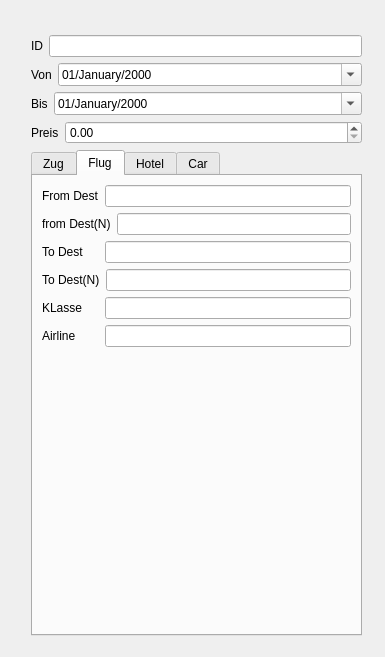
<?xml version="1.0" encoding="UTF-8"?>
<ui version="4.0">
 <class>BuchungsFenster</class>
 <widget class="QWidget" name="BuchungsFenster">
  <property name="geometry">
   <rect>
    <x>0</x>
    <y>0</y>
    <width>385</width>
    <height>657</height>
   </rect>
  </property>
  <property name="windowTitle">
   <string>Form</string>
  </property>
  <widget class="QWidget" name="layoutWidget">
   <property name="geometry">
    <rect>
     <x>31</x>
     <y>35</y>
     <width>331</width>
     <height>601</height>
    </rect>
   </property>
   <layout class="QVBoxLayout" name="verticalLayout_2">
    <item>
     <layout class="QVBoxLayout" name="verticalLayout">
      <item>
       <layout class="QFormLayout" name="formLayout">
        <item row="0" column="0">
         <widget class="QLabel" name="label_10">
          <property name="text">
           <string>ID</string>
          </property>
         </widget>
        </item>
        <item row="0" column="1">
         <widget class="QLineEdit" name="lineEditID"/>
        </item>
       </layout>
      </item>
      <item>
       <layout class="QFormLayout" name="formLayout_3">
        <item row="0" column="0">
         <widget class="QLabel" name="label_6">
          <property name="text">
           <string>Von</string>
          </property>
         </widget>
        </item>
        <item row="0" column="1">
         <widget class="QDateEdit" name="dateEditVon">
          <property name="displayFormat">
           <string>dd/MMMM/yyyy</string>
          </property>
          <property name="calendarPopup">
           <bool>true</bool>
          </property>
         </widget>
        </item>
       </layout>
      </item>
      <item>
       <layout class="QFormLayout" name="formLayout_6">
        <item row="0" column="0">
         <widget class="QLabel" name="label_5">
          <property name="text">
           <string>Bis</string>
          </property>
         </widget>
        </item>
        <item row="0" column="1">
         <widget class="QDateEdit" name="dateEdit_2">
          <property name="displayFormat">
           <string>dd/MMMM/yyyy</string>
          </property>
          <property name="calendarPopup">
           <bool>true</bool>
          </property>
         </widget>
        </item>
       </layout>
      </item>
      <item>
       <layout class="QFormLayout" name="formLayout_7">
        <item row="0" column="0">
         <widget class="QLabel" name="label_8">
          <property name="text">
           <string>Preis</string>
          </property>
         </widget>
        </item>
        <item row="0" column="1">
         <widget class="QDoubleSpinBox" name="doubleSpinBoxPreis">
          <property name="decimals">
           <number>2</number>
          </property>
          <property name="minimum">
           <double>0.000000000000000</double>
          </property>
          <property name="maximum">
           <double>10000.000000000000000</double>
          </property>
         </widget>
        </item>
       </layout>
      </item>
     </layout>
    </item>
    <item>
     <widget class="QTabWidget" name="tabWidget">
      <property name="currentIndex">
       <number>1</number>
      </property>
      <widget class="QWidget" name="Zug">
       <attribute name="title">
        <string>Zug</string>
       </attribute>
       <widget class="QWidget" name="layoutWidget">
        <property name="geometry">
         <rect>
          <x>12</x>
          <y>12</y>
          <width>291</width>
          <height>371</height>
         </rect>
        </property>
        <layout class="QGridLayout" name="gridLayout">
         <item row="0" column="0">
          <widget class="QLabel" name="Von_2">
           <property name="text">
            <string>Von</string>
           </property>
          </widget>
         </item>
         <item row="0" column="1" colspan="4">
          <widget class="QLineEdit" name="lineEditAbfahrtZ"/>
         </item>
         <item row="1" column="0" colspan="3">
          <widget class="QLabel" name="label_7">
           <property name="text">
            <string>Abfahrt</string>
           </property>
          </widget>
         </item>
         <item row="1" column="3" colspan="2">
          <widget class="QTimeEdit" name="timeEditAbfahrt">
           <property name="maximumTime">
            <time>
             <hour>23</hour>
             <minute>59</minute>
             <second>59</second>
            </time>
           </property>
           <property name="minimumTime">
            <time>
             <hour>0</hour>
             <minute>0</minute>
             <second>0</second>
            </time>
           </property>
           <property name="displayFormat">
            <string>hh:mm AP</string>
           </property>
          </widget>
         </item>
         <item row="2" column="0" colspan="2">
          <widget class="QLabel" name="Bis_2">
           <property name="text">
            <string>Nach</string>
           </property>
          </widget>
         </item>
         <item row="2" column="2" colspan="3">
          <widget class="QLineEdit" name="lineEditAnkunftZ"/>
         </item>
         <item row="3" column="0" colspan="3">
          <widget class="QLabel" name="label_11">
           <property name="text">
            <string>Ankunft</string>
           </property>
          </widget>
         </item>
         <item row="3" column="3" colspan="2">
          <widget class="QTimeEdit" name="timeEditAnkunft"/>
         </item>
         <item row="4" column="0" colspan="4">
          <widget class="QLabel" name="label_3">
           <property name="text">
            <string>Zugklasse</string>
           </property>
          </widget>
         </item>
         <item row="4" column="4">
          <widget class="QLineEdit" name="lineEditZugklasse"/>
         </item>
         <item row="5" column="0">
          <widget class="QLabel" name="label_9">
           <property name="text">
            <string>Über</string>
           </property>
          </widget>
         </item>
         <item row="5" column="2" colspan="3">
          <widget class="QTableWidget" name="tableWidgetZ">
           <column>
            <property name="text">
             <string>1</string>
            </property>
           </column>
          </widget>
         </item>
        </layout>
       </widget>
      </widget>
      <widget class="QWidget" name="Flug">
       <attribute name="title">
        <string>Flug</string>
       </attribute>
       <layout class="QFormLayout" name="formLayout_8">
        <item row="0" column="0">
         <widget class="QLabel" name="Von_3">
          <property name="text">
           <string>From Dest</string>
          </property>
         </widget>
        </item>
        <item row="0" column="1">
         <widget class="QLineEdit" name="lineEditAbfahrtF"/>
        </item>
        <item row="1" column="0" colspan="2">
         <layout class="QHBoxLayout" name="horizontalLayout">
          <item>
           <widget class="QLabel" name="label_12">
            <property name="text">
             <string>from Dest(N)</string>
            </property>
           </widget>
          </item>
          <item>
           <widget class="QLineEdit" name="lineEditFDestcode">
            <property name="enabled">
             <bool>true</bool>
            </property>
            <property name="readOnly">
             <bool>true</bool>
            </property>
           </widget>
          </item>
         </layout>
        </item>
        <item row="2" column="0">
         <widget class="QLabel" name="Bis_3">
          <property name="text">
           <string>To Dest</string>
          </property>
         </widget>
        </item>
        <item row="2" column="1">
         <widget class="QLineEdit" name="lineEditAnkunftF"/>
        </item>
        <item row="3" column="0" colspan="2">
         <layout class="QFormLayout" name="formLayout_2">
          <item row="0" column="0">
           <widget class="QLabel" name="label_13">
            <property name="text">
             <string>To Dest(N)</string>
            </property>
           </widget>
          </item>
          <item row="0" column="1">
           <widget class="QLineEdit" name="lineEdittoDestCode">
            <property name="readOnly">
             <bool>true</bool>
            </property>
           </widget>
          </item>
         </layout>
        </item>
        <item row="4" column="0">
         <widget class="QLabel" name="label_4">
          <property name="text">
           <string>KLasse</string>
          </property>
         </widget>
        </item>
        <item row="4" column="1">
         <widget class="QLineEdit" name="lineEditFlugKlasse"/>
        </item>
        <item row="5" column="0">
         <widget class="QLabel" name="label_2">
          <property name="text">
           <string>Airline</string>
          </property>
         </widget>
        </item>
        <item row="5" column="1">
         <widget class="QLineEdit" name="lineEditAirline"/>
        </item>
       </layout>
      </widget>
      <widget class="QWidget" name="Hotel">
       <attribute name="title">
        <string>Hotel</string>
       </attribute>
       <layout class="QFormLayout" name="formLayout_4">
        <item row="0" column="0">
         <widget class="QLabel" name="Von_4">
          <property name="text">
           <string>Hotel</string>
          </property>
         </widget>
        </item>
        <item row="0" column="1">
         <widget class="QLineEdit" name="lineEditHotel"/>
        </item>
        <item row="1" column="0">
         <widget class="QLabel" name="Bis_4">
          <property name="text">
           <string>Town</string>
          </property>
         </widget>
        </item>
        <item row="1" column="1">
         <widget class="QLineEdit" name="lineEditTown"/>
        </item>
        <item row="2" column="0">
         <widget class="QLabel" name="label_21">
          <property name="text">
           <string>Zimmertyp</string>
          </property>
         </widget>
        </item>
        <item row="2" column="1">
         <widget class="QLineEdit" name="lineEditZimmertyp"/>
        </item>
       </layout>
      </widget>
      <widget class="QWidget" name="Car">
       <attribute name="title">
        <string>Car</string>
       </attribute>
       <layout class="QFormLayout" name="formLayout_5">
        <item row="0" column="0">
         <widget class="QLabel" name="Von_5">
          <property name="text">
           <string>Pickup Loc</string>
          </property>
         </widget>
        </item>
        <item row="0" column="1">
         <widget class="QLineEdit" name="lineEditPickup"/>
        </item>
        <item row="1" column="0">
         <widget class="QLabel" name="Bis_5">
          <property name="text">
           <string>Return Loc</string>
          </property>
         </widget>
        </item>
        <item row="1" column="1">
         <widget class="QLineEdit" name="lineEditReturn"/>
        </item>
        <item row="2" column="0">
         <widget class="QLabel" name="label_23">
          <property name="text">
           <string>Cartyp</string>
          </property>
         </widget>
        </item>
        <item row="2" column="1">
         <widget class="QLineEdit" name="lineEditCartyp"/>
        </item>
        <item row="3" column="0">
         <widget class="QLabel" name="label">
          <property name="text">
           <string>Company</string>
          </property>
         </widget>
        </item>
        <item row="3" column="1">
         <widget class="QLineEdit" name="lineEditComany"/>
        </item>
       </layout>
      </widget>
     </widget>
    </item>
   </layout>
  </widget>
 </widget>
 <resources/>
 <connections/>
</ui>
